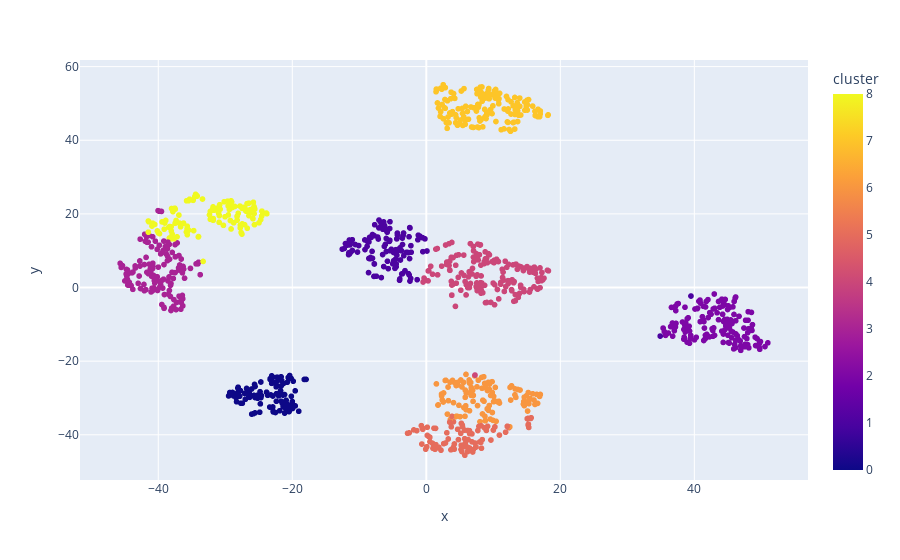

The notebook cell this image was saved under:
### Code cell
tsne_pipeline = Pipeline([('scaler', StandardScaler()), ('tsne', TSNE(n_components=2, verbose=1))])
genre_embedding = tsne_pipeline.fit_transform(X)
projection = pd.DataFrame(columns=['x', 'y'], data=genre_embedding)
projection['genres'] = genre_df['artist_genres']
projection['cluster'] = genre_df['cluster']

fig = px.scatter(
    projection, x='x', y='y', color='cluster', hover_data=['x', 'y', 'genres'])
fig.show()

### Figure 1 — Plotly figure (JSON) as saved in the notebook; plotly's stock layout.template omitted (floating-point values rounded to 4 significant figures; data arrays with more than 128 entries replaced by an {"elided": "..."} marker saying what was removed)
{"data": [{"customdata": {"elided": "1099x1 str values"}, "hovertemplate": "x=%{x}<br>y=%{y}<br>genres=%{customdata[0]}<br>cluster=%{marker.color}<extra></extra>", "legendgroup": "", "marker": {"color": {"elided": "1099 int values"}, "coloraxis": "coloraxis", "symbol": "circle"}, "mode": "markers", "name": "", "showlegend": false, "type": "scattergl", "x": {"elided": "1099 float values"}, "xaxis": "x", "y": {"elided": "1099 float values"}, "yaxis": "y"}], "layout": {"coloraxis": {"colorbar": {"title": {"text": "cluster"}}, "colorscale": [[0, "#0d0887"], [0.1111, "#46039f"], [0.2222, "#7201a8"], [0.3333, "#9c179e"], [0.4444, "#bd3786"], [0.5556, "#d8576b"], [0.6667, "#ed7953"], [0.7778, "#fb9f3a"], [0.8889, "#fdca26"], [1, "#f0f921"]]}, "legend": {"tracegroupgap": 0}, "margin": {"t": 60}, "xaxis": {"anchor": "y", "domain": [0, 1], "title": {"text": "x"}}, "yaxis": {"anchor": "x", "domain": [0, 1], "title": {"text": "y"}}}}
